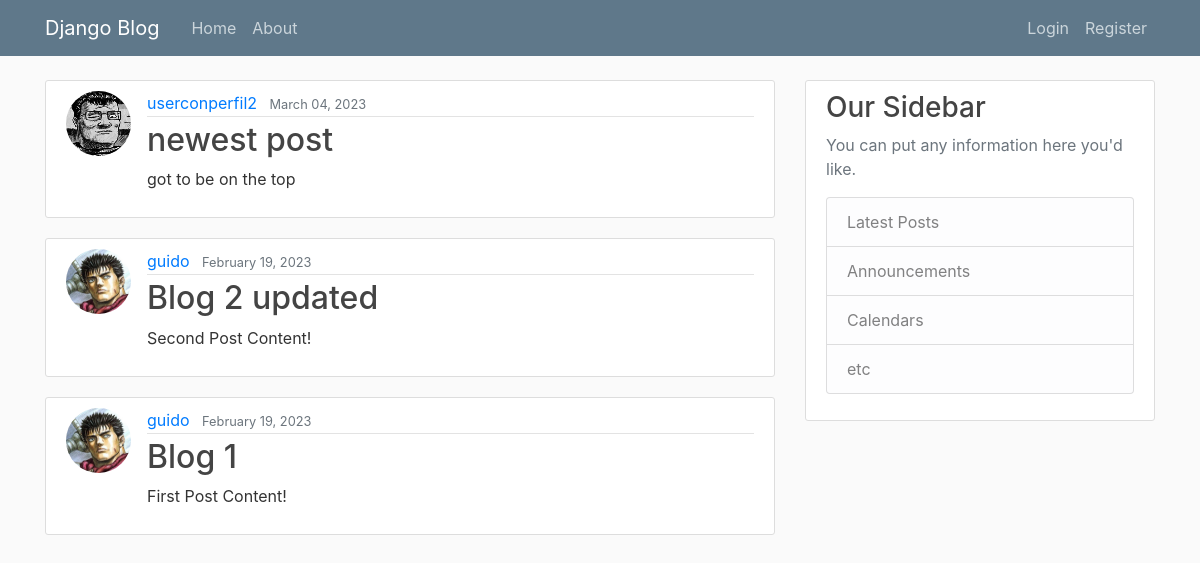
The page / on the database its author committed.
### blog/models.py (models this page shows, shortened)
class Post(models.Model):
    title = models.CharField(max_length=100)
    content = models.TextField()
    date_posted = models.DateTimeField(default=timezone.now)
    author = models.ForeignKey(User, on_delete=models.CASCADE)

### users/models.py (models this page shows, shortened)
class Profile(models.Model):
    user = models.OneToOneField(User, on_delete=models.CASCADE)
    image = models.ImageField(default='default.jpg', upload_to='profile_pics')

### blog/views.py (the view)
# urls.py: path('', PostListView.as_view(), name='blog-home'),
class PostListView(ListView):
    model = Post
    ordering = ['-date_posted']

### blog/templates/blog/post_list.html
{% extends "blog/layout.html" %}
{% block content %}
    {% for post in object_list %}
        <article class="media content-section">
            <img class="rounded-circle article-img" src="{{post.author.profile.image.url}}" alt="">
        <div class="media-body">
            <div class="article-metadata">
            <a class="mr-2" href="#">{{ post.author }}</a>
            <small class="text-muted">{{ post.date_posted|date:'F d, Y' }}</small>
            </div>
            <h2><a class="article-title" href="{% url 'post-detail' post.id %}">{{ post.title }}</a></h2>
            <p class="article-content">{{ post.content }}</p>
        </div>
        </article>
    {% endfor %}
{% endblock %}

### blog/templates/blog/layout.html (shortened to what this page needs)
{% load static %}
<!DOCTYPE html>
<html lang="en">
<head>
    <link rel="stylesheet" href="https://cdn.jsdelivr.net/npm/bootstrap@4.0.0/dist/css/bootstrap.min.css">
    <link rel="stylesheet" href="{% static 'blog/main.css' %}">
</head>
<body>
    <header class="site-header">
      <nav class="navbar navbar-expand-md navbar-dark bg-steel fixed-top">
        <div class="container">
          <a class="navbar-brand mr-4" href="{% url 'blog-home' %}">Django Blog</a>
          <div class="collapse navbar-collapse" id="navbarToggle">
            <div class="navbar-nav mr-auto">
              <a class="nav-item nav-link" href="{% url 'blog-home' %}">Home</a>
              <a class="nav-item nav-link" href="#">About</a>
            </div>
            <div class="navbar-nav">
              {% if user.is_authenticated %}
              <a class="nav-item nav-link" href="{% url 'profile' %}">Profile</a>
              <a class="nav-item nav-link" href="{% url 'logout' %}">Logout</a>
              {% else %}
              <a class="nav-item nav-link" href="{% url 'login' %}">Login</a>
              <a class="nav-item nav-link" href="{% url 'register' %}">Register</a>
              {% endif %}
            </div>
          </div>
        </div>
      </nav>
    </header>
    <main role="main" class="container">
        <div class="row">
          <div class="col-md-8">
            {% block content %}{% endblock %}
          </div>
          <div class="col-md-4">
            <div class="content-section">
              <h3>Our Sidebar</h3>
              <p class='text-muted'>You can put any information here you'd like.
                <ul class="list-group">
                  <li class="list-group-item list-group-item-light">Latest Posts</li>
                  <li class="list-group-item list-group-item-light">Announcements</li>
                  <li class="list-group-item list-group-item-light">Calendars</li>
                  <li class="list-group-item list-group-item-light">etc</li>
                </ul>
              </p>
            </div>
          </div>
        </div>
    </main>
</body>
</html>

### blog/static/blog/main.css (style rules this page uses)
body { background: #fafafa; color: #333333; margin-top: 5rem; }
h1, h2, h3, h4, h5, h6 { color: #444444; }
ul { margin: 0; }
.bg-steel { background-color: #5f788a; }
.site-header .navbar-nav .nav-link { color: #cbd5db; }
.content-section { background: #ffffff; padding: 10px 20px; border: 1px solid #dddddd; border-radius: 3px; margin-bottom: 20px; }
.article-title { color: #444444; }
.article-content { white-space: pre-line; }
.article-img { height: 65px; width: 65px; margin-right: 16px; }
.article-metadata { padding-bottom: 1px; margin-bottom: 4px; border-bottom: 1px solid #e3e3e3 }

### rows shown on the page
Post: author.profile.image (picture), author "userconperfil2", date_posted "March 04, 2023", title "newest post", content "got to be on the top"
Post: author.profile.image (picture), author "guido", date_posted "February 19, 2023", title "Blog 2 updated", content "Second Post Content!"
Post: author.profile.image (picture), author "guido", date_posted "February 19, 2023", title "Blog 1", content "First Post Content!"
